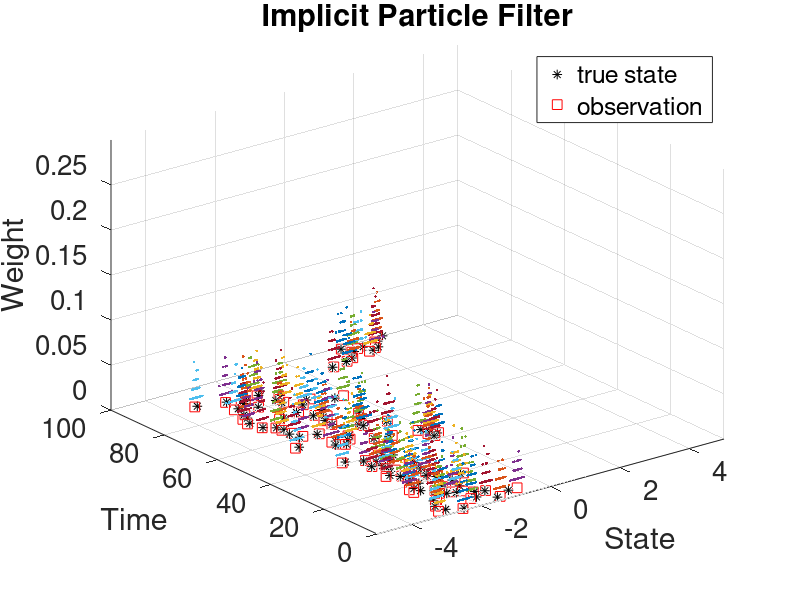
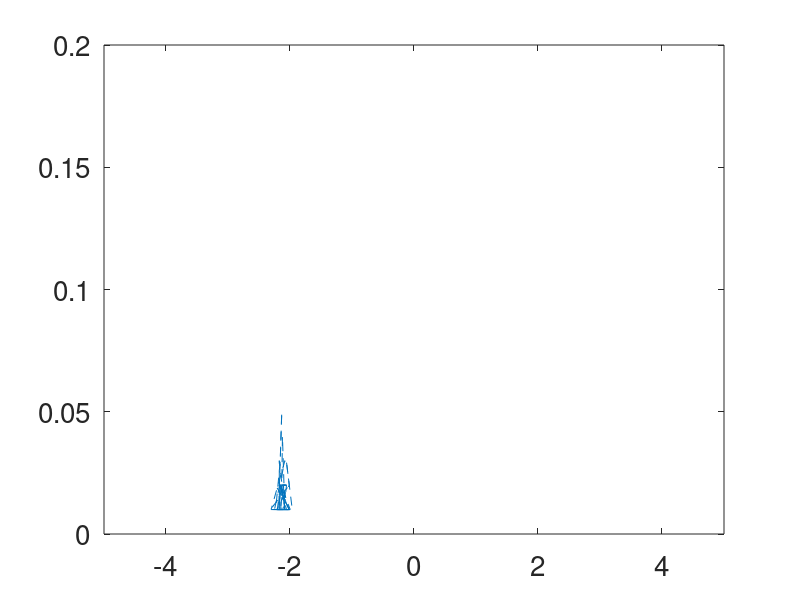

These charts were generated, in order, by the following MATLAB code:
clear;set(0,'defaultaxesfontsize',20);format long
%%% p14.m Implicit Particle Filter (IPF), sin map 
%% setup

J=100;% number of steps
alpha=2.5;% dynamics determined by alpha
gamma=0.1;% observational noise variance is gamma^2
sigma=4e-1;% dynamics noise variance is sigma^2
C0=9e-2;% prior initial condition variance
m0=0;% prior initial condition mean
sd=1;rng(sd);% choose random number seed
N=100;% number of ensemble members

m=zeros(J,1);v=m;y=m;c=m;U=zeros(J,N);% pre-allocate
v(1)=m0+sqrt(C0)*randn;% initial truth
m(1)=10*randn;% initial mean/estimate
c(1)=10*C0;H=1;% initial covariance and observation operator
U(1,:)=m(1)+sqrt(c(1))*randn(1,N);m(1)=sum(U(1,:))/N;% initial ensemble
save_w = U;

%% solution % Assimilate!

%find Sum
Sum_sigma = 1/(1/sigma^2 + H^2/gamma^2);
%find L
L=sqrt(Sum_sigma);

for j=1:J  
    
    v(j+1)=alpha*sin(v(j)) + sigma*randn;% truth
   
    y(j)=H.*v(j+1)+gamma*randn;% observation, this step generate observation
    
    %calculate mu
    mean = Sum_sigma*(alpha*sin(U(j,:))/sigma^2 + H*y(j)/gamma^2);
    
    epsilon = normrnd(0,1,[1,N]);
    
    %find the points
    Uhat = mean+L*epsilon;
    
    %calculate the weight;
    d= y(j) - H * Uhat;
    what = exp(-1/2*(1/gamma^2*d.^2));
    w = what/sum(what);
    
    %resample for x 
    ws=cumsum(w);% resample: compute cdf of weights
    for n=1:N
        ix=find(ws>rand,1,'first');% resample: draw rand \sim U[0,1] and 
        % find the index of the particle corresponding to the first time 
        % the cdf of the weights exceeds rand.
        U(j+1,n)=Uhat(ix);% resample: reset the nth particle to the one 
        % with the given index above
    end
    
    %output 
    %m(j+1)=sum(U(j+1,:))/N;% estimator update
    %c(j+1)=(U(j+1,:)-m(j+1))*(U(j+1,:)-m(j+1))'/N;% covariance update
    

end

%defind how many time steps
iter=100;

for tt=1:iter
    time_t = 0;
    %for each time step, gater the information for plot
    %we have the state as U
    bb=tabulate ( U(tt+1,:) ) ;%compute the frequency table
    state_x = bb(:,1);%select the state points for x
    weight_z = bb(:,2)/N; %select the weight of corresponding state
    time_t(1:length(state_x)) = tt;
    plot3(state_x,time_t',weight_z ,'.'); %plot the points
    axis([-5 5 0 iter 0 0.3]);
    hold on;
    grid on;
end
length(bb);
tt=1:iter;
% Add title and axis labels
xlabel('State');
ylabel('Time');
zlabel('Weight');
title('Implicit Particle Filter');

%true
measure_w(1:iter)=0;
hold on;
p2=plot3(v(tt+1),tt,measure_w  ,'k*','MarkerSize',7);

%observation
hold on;
p3=plot3(y(tt),tt, measure_w  ,'rs','MarkerSize',7);

hold off;
legend([p2,p3],{'true state','observation'});

%example for one sigle time step
tt=34;
bb=tabulate ( U(tt+1,:) ) ;%compute the frequency table
state_x = bb(:,1);%select the state points for x
weight_z = bb(:,2)/N; %select the weight of corresponding state
figure;
plot(state_x,weight_z,'--');
axis([-5 5 0 0.2]);

